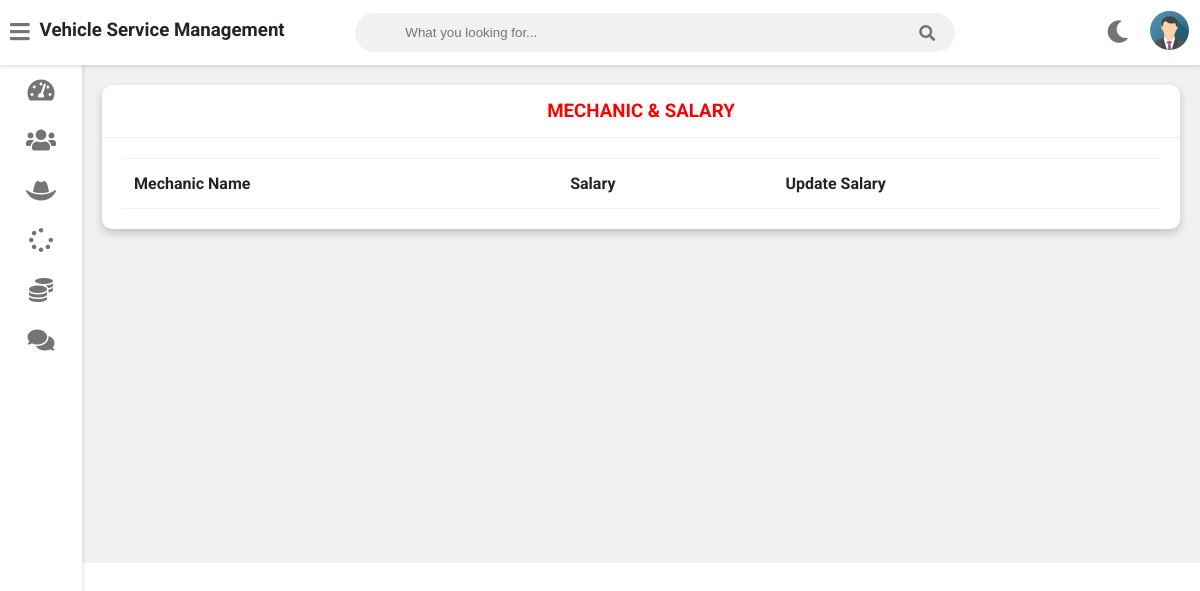
Page /admin-view-mechanic-salary (signed in) on the earlier database version.
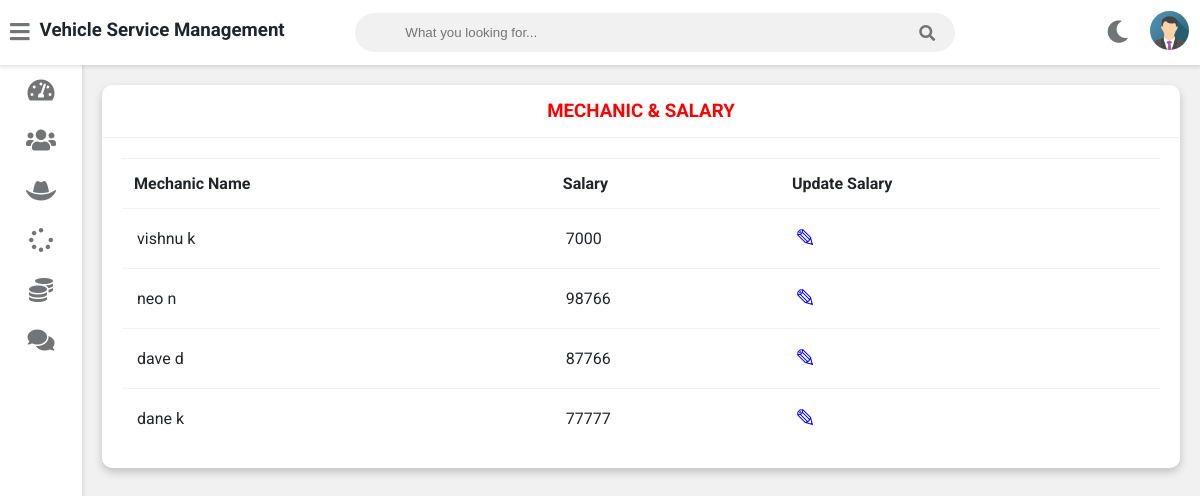
Same page on the later database version.
### vehicle/models.py (models this page shows, shortened)
class Mechanic(models.Model):
    user=models.OneToOneField(User,on_delete=models.CASCADE)
    profile_pic= models.ImageField(upload_to='profile_pic/MechanicProfilePic/',null=True,blank=True)
    address = models.CharField(max_length=40)
    mobile = models.CharField(max_length=20,null=False)
    skill = models.CharField(max_length=500,null=True)
    salary=models.PositiveIntegerField(null=True)
    status=models.BooleanField(default=False)
    @property
    def get_name(self):
        return self.user.first_name+" "+self.user.last_name

### vehicle/views.py (the view)
# urls.py: path('admin-view-mechanic-salary',views.admin_view_mechanic_salary_view,name='admin-view-mechanic-salary'),
@login_required(login_url='adminlogin')
def admin_view_mechanic_salary_view(request):
    mechanics=models.Mechanic.objects.all()
    return render(request,'vehicle/admin_view_mechanic_salary.html',{'mechanics':mechanics})

### templates/vehicle/admin_view_mechanic_salary.html
{% extends 'vehicle/adminbase.html' %}
{% block content %}
{% load static %}
	<div class="wrapper">
		<div class="row">
			<div class="col-12 col-m-12 col-sm-12">
				<div class="card">
					<div class="card-header">
						<h3 style="color:red; text-align:center" >MECHANIC & SALARY
						</h3>
					</div>
					<div class="card-content">
						<table>
							<thead>
                <tr>
                  <th>Mechanic Name</th>
                  <th>Salary</th>
                  <th>Update Salary</th>
                </tr>
							</thead>
							<tbody>
              {% for m in mechanics %}
                <tr>
                  <td> {{m.get_name}}</td>
                  <td>{{m.salary}}</td>
                  <td><a  style="color:blue; text-decoration:none;font-size:25px;" href="{% url 'update-salary' m.id  %}">&#9998;</a></td>
                </tr>
                {% endfor %}
							</tbody>
						</table>
					</div>
				</div>
			</div>
		</div>
<br><br><br><br><br><br><br><br><br><br><br><br><br><br><br><br>
	</div>
{% endblock content %}

### templates/vehicle/adminbase.html (shortened to what this page needs)
<!DOCTYPE html>
{% load static %}
<html>
<head>
	<link rel="stylesheet" type="text/css" href="https://cdnjs.cloudflare.com/ajax/libs/Chart.js/2.9.3/Chart.min.css">
	<link rel="stylesheet" type="text/css" href="{% static "fontawesome-free/css/all.min.css" %}">
	<link rel="stylesheet" type="text/css" href="{% static "style.css" %}">
</head>
<body class="overlay-scrollbar">
	<div class="navbar">
		<ul class="navbar-nav">
			<li class="nav-item">
				<a class="nav-link">
					<i class="fas fa-bars" onclick="collapseSidebar()"></i>
				</a>
			</li>
			<li class="nav-item">
				<h3>Vehicle Service Management</h3>
			</li>
		</ul>
		<form class="navbar-search">
			<input type="text" name="Search" class="navbar-search-input" placeholder="What you looking for...">
			<i class="fas fa-search"></i>
		</form>
		<ul class="navbar-nav nav-right">
			<li class="nav-item mode">
				<a class="nav-link" href="#" onclick="switchTheme()">
					<i class="fas fa-moon dark-icon"></i>
				</a>
			</li>
			<li class="nav-item avt-wrapper">
				<div class="avt dropdown">
					<img src="{% static "images/admin.png" %} " alt="User image" class="dropdown-toggle" data-toggle="user-menu">
				</div>
			</li>
		</ul>
	</div>
	<div class="sidebar">
		<ul class="sidebar-nav">
			<li class="sidebar-nav-item">
				<a href="/admin-dashboard" class="sidebar-nav-link">
					<div>
						<i class="fas fa-tachometer-alt"></i>
					</div>
				</a>
			</li>
			<li class="sidebar-nav-item">
				<a href="/admin-customer" class="sidebar-nav-link">
					<div>
						<i class="fas fa-users"></i>
					</div>
				</a>
			</li>
			<li  class="sidebar-nav-item">
				<a href="/admin-mechanic" class="sidebar-nav-link">
					<div>
					<i class="fas fa-hat-cowboy"></i>
					</div>
				</a>
			</li>
			<li  class="sidebar-nav-item">
				<a href="/admin-request" class="sidebar-nav-link">
					<div>
						<i class="fas fa-spinner"></i>
					</div>
				</a>
			</li>
			<li  class="sidebar-nav-item">
				<a href="/admin-report" class="sidebar-nav-link">
					<div>
						<i class="fas fa-coins"></i>
					</div>
				</a>
			</li>
			<li  class="sidebar-nav-item">
				<a href="/admin-feedback" class="sidebar-nav-link">
					<div>
					<i class="fas fa-comments"></i>
					</div>
				</a>
			</li>
		</ul>
	</div>
<div>
	<div class="content">
		{% block content %}
		{% endblock content %}
	</div>
</div>
</body>
</html>

Differences in the rows shown:
added Mechanic: get_name "vishnu k", salary "7000"
added Mechanic: get_name "neo n", salary "98766"
added Mechanic: get_name "dave d", salary "87766"
added Mechanic: get_name "dane k", salary "77777"
